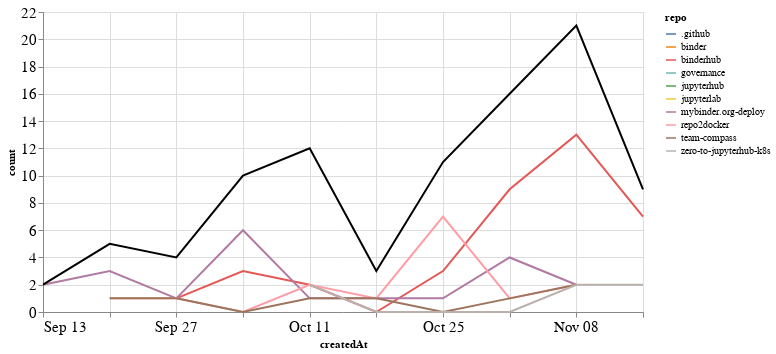

The notebook cell this image was saved under:
### Markdown cell above
## Comments

### Code cell
comments_time = comments.groupby('repo').resample('W', on='createdAt').count()['author'].reset_index()
comments_time = comments_time.rename(columns={'author': 'count'})
comments_time_total = comments_time.groupby('createdAt').agg({"count": "sum"}).reset_index()
ch1 = alt.Chart(comments_time, width=600).mark_line().encode(
    x='createdAt',
    y='count',
    color='repo',
    tooltip="repo"
)

ch2 = alt.Chart(comments_time_total, width=600).mark_line(color="black").encode(
    x='createdAt',
    y='count',
)

ch1 + ch2

### Figure 1 — Vega-Lite specification as saved in the notebook (floating-point values rounded to 4 significant figures)
{"config": {"axisLeft": {"labelFontSize": 15}, "axisBottom": {"labelFontSize": 15}}, "layer": [{"data": {"name": "data-a233ea7f39e222081d09008f0b1af6f4"}, "mark": "line", "encoding": {"color": {"type": "nominal", "field": "repo"}, "tooltip": {"type": "nominal", "field": "repo"}, "x": {"type": "temporal", "field": "createdAt"}, "y": {"type": "quantitative", "field": "count"}}, "width": 600}, {"data": {"name": "data-090c92809214fc7c482b3a6767974c6e"}, "mark": {"type": "line", "color": "black"}, "encoding": {"x": {"type": "temporal", "field": "createdAt"}, "y": {"type": "quantitative", "field": "count"}}, "width": 600}], "$schema": "https://vega.github.io/schema/vega-lite/v4.8.1.json", "datasets": {"data-a233ea7f39e222081d09008f0b1af6f4": [{"repo": ".github", "createdAt": "2020-10-04T00:00:00", "count": 1}, {"repo": "binder", "createdAt": "2020-10-11T00:00:00", "count": 2}, {"repo": "binderhub", "createdAt": "2020-09-27T00:00:00", "count": 1}, {"repo": "binderhub", "createdAt": "2020-10-04T00:00:00", "count": 3}, {"repo": "binderhub", "createdAt": "2020-10-11T00:00:00", "count": 2}, {"repo": "binderhub", "createdAt": "2020-10-18T00:00:00", "count": 0}, {"repo": "binderhub", "createdAt": "2020-10-25T00:00:00", "count": 3}, {"repo": "binderhub", "createdAt": "2020-11-01T00:00:00", "count": 9}, {"repo": "binderhub", "createdAt": "2020-11-08T00:00:00", "count": 13}, {"repo": "binderhub", "createdAt": "2020-11-15T00:00:00", "count": 7}, {"repo": "governance", "createdAt": "2020-10-11T00:00:00", "count": 1}, {"repo": "jupyterhub", "createdAt": "2020-11-01T00:00:00", "count": 1}, {"repo": "jupyterlab", "createdAt": "2020-10-11T00:00:00", "count": 1}, {"repo": "mybinder.org-deploy", "createdAt": "2020-09-13T00:00:00", "count": 2}, {"repo": "mybinder.org-deploy", "createdAt": "2020-09-20T00:00:00", "count": 3}, {"repo": "mybinder.org-deploy", "createdAt": "2020-09-27T00:00:00", "count": 1}, {"repo": "mybinder.org-deploy", "createdAt": "2020-10-04T00:00:00", "count": 6}, {"repo": "mybinder.org-deploy", "createdAt": "2020-10-11T00:00:00", "count": 1}, {"repo": "mybinder.org-deploy", "createdAt": "2020-10-18T00:00:00", "count": 1}, {"repo": "mybinder.org-deploy", "createdAt": "2020-10-25T00:00:00", "count": 1}, {"repo": "mybinder.org-deploy", "createdAt": "2020-11-01T00:00:00", "count": 4}, {"repo": "mybinder.org-deploy", "createdAt": "2020-11-08T00:00:00", "count": 2}, {"repo": "repo2docker", "createdAt": "2020-09-20T00:00:00", "count": 1}, {"repo": "repo2docker", "createdAt": "2020-09-27T00:00:00", "count": 1}, {"repo": "repo2docker", "createdAt": "2020-10-04T00:00:00", "count": 0}, {"repo": "repo2docker", "createdAt": "2020-10-11T00:00:00", "count": 2}, {"repo": "repo2docker", "createdAt": "2020-10-18T00:00:00", "count": 1}, {"repo": "repo2docker", "createdAt": "2020-10-25T00:00:00", "count": 7}, {"repo": "repo2docker", "createdAt": "2020-11-01T00:00:00", "count": 1}, {"repo": "repo2docker", "createdAt": "2020-11-08T00:00:00", "count": 2}, {"repo": "team-compass", "createdAt": "2020-09-20T00:00:00", "count": 1}, {"repo": "team-compass", "createdAt": "2020-09-27T00:00:00", "count": 1}, {"repo": "team-compass", "createdAt": "2020-10-04T00:00:00", "count": 0}, {"repo": "team-compass", "createdAt": "2020-10-11T00:00:00", "count": 1}, {"repo": "team-compass", "createdAt": "2020-10-18T00:00:00", "count": 1}, {"repo": "team-compass", "createdAt": "2020-10-25T00:00:00", "count": 0}, {"repo": "team-compass", "createdAt": "2020-11-01T00:00:00", "count": 1}, {"repo": "team-compass", "createdAt": "2020-11-08T00:00:00", "count": 2}, {"repo": "zero-to-jupyterhub-k8s", "createdAt": "2020-10-11T00:00:00", "count": 2}, {"repo": "zero-to-jupyterhub-k8s", "createdAt": "2020-10-18T00:00:00", "count": 0}, {"repo": "zero-to-jupyterhub-k8s", "createdAt": "2020-10-25T00:00:00", "count": 0}, {"repo": "zero-to-jupyterhub-k8s", "createdAt": "2020-11-01T00:00:00", "count": 0}, {"repo": "zero-to-jupyterhub-k8s", "createdAt": "2020-11-08T00:00:00", "count": 2}, {"repo": "zero-to-jupyterhub-k8s", "createdAt": "2020-11-15T00:00:00", "count": 2}], "data-090c92809214fc7c482b3a6767974c6e": [{"createdAt": "2020-09-13T00:00:00", "count": 2}, {"createdAt": "2020-09-20T00:00:00", "count": 5}, {"createdAt": "2020-09-27T00:00:00", "count": 4}, {"createdAt": "2020-10-04T00:00:00", "count": 10}, {"createdAt": "2020-10-11T00:00:00", "count": 12}, {"createdAt": "2020-10-18T00:00:00", "count": 3}, {"createdAt": "2020-10-25T00:00:00", "count": 11}, {"createdAt": "2020-11-01T00:00:00", "count": 16}, {"createdAt": "2020-11-08T00:00:00", "count": 21}, {"createdAt": "2020-11-15T00:00:00", "count": 9}]}}
